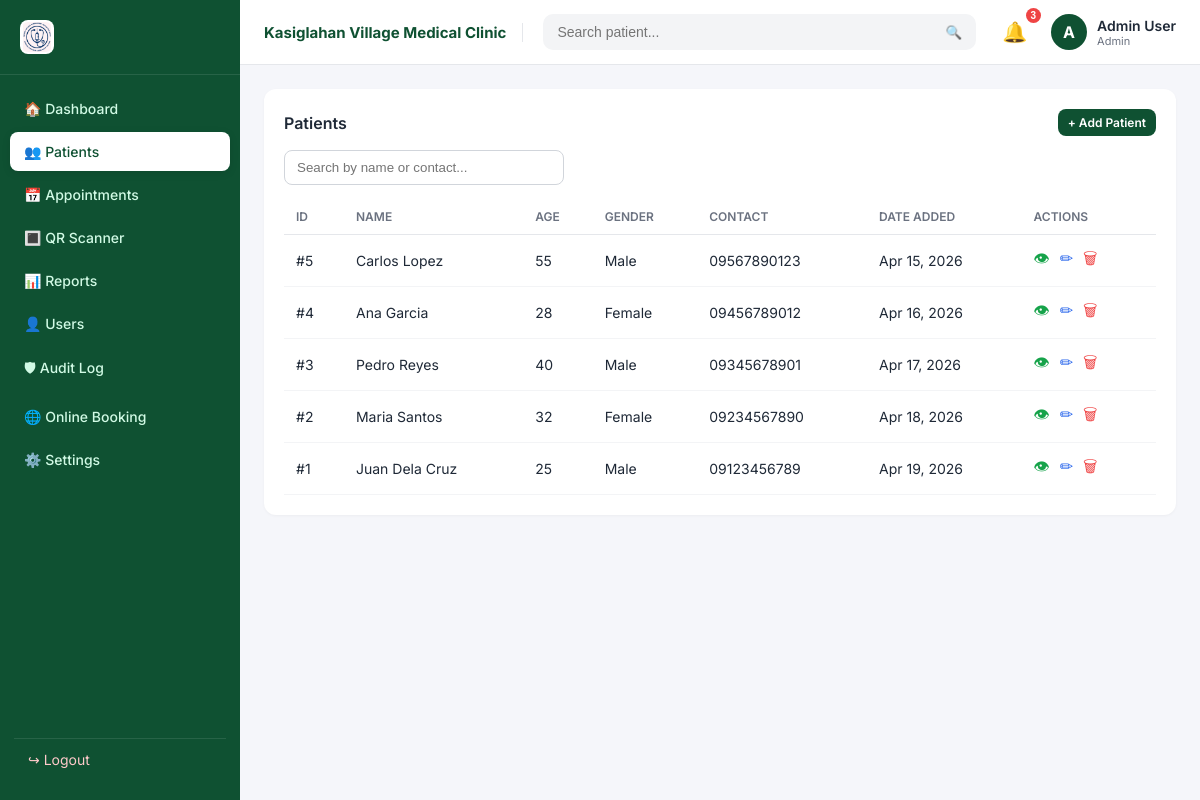
Page /patients/index.php (signed in) on the committed database.
### tables this page shows
CREATE TABLE patients (
  id INT AUTO_INCREMENT PRIMARY KEY,
  name VARCHAR(150) NOT NULL,
  age  INT NOT NULL,
  gender ENUM('Male','Female','Other') NOT NULL,
  contact VARCHAR(40) NOT NULL,
  address VARCHAR(255) DEFAULT NULL,
  email VARCHAR(160) DEFAULT NULL,
  consent_share TINYINT(1) NOT NULL DEFAULT 0,         
  consent_sms   TINYINT(1) NOT NULL DEFAULT 1,         
  consent_email TINYINT(1) NOT NULL DEFAULT 1,         
  consent_updated_at TIMESTAMP NULL DEFAULT NULL,
  date_added DATE NOT NULL DEFAULT (CURRENT_DATE),
  created_at TIMESTAMP DEFAULT CURRENT_TIMESTAMP
);

### includes/auth.php (called while the page is built, shortened)
<?php
function e($v) { return htmlspecialchars((string)$v, ENT_QUOTES, 'UTF-8'); }

### patients/index.php (the view, shortened to what this page needs)
<?php
require_once __DIR__ . '/../includes/header.php';
$q = trim($_GET['q'] ?? '');
if ($q !== '') {
    $stmt = $pdo->prepare("SELECT * FROM patients WHERE name LIKE ? OR contact LIKE ? ORDER BY id DESC");
    $stmt->execute(["%$q%", "%$q%"]);
} else {
    $stmt = $pdo->query("SELECT * FROM patients ORDER BY id DESC");
}
$rows = $stmt->fetchAll();
?>
<div class="panel">
  <div class="panel-head">
    <h2>Patients</h2>
    <a class="btn btn-primary btn-sm" href="<?= BASE_URL ?>/patients/add.php">+ Add Patient</a>
  </div>
  <form method="get" style="margin-bottom:14px">
    <input name="q" value="<?= e($q) ?>" placeholder="Search by name or contact..." style="padding:9px 12px;border:1px solid #d1d5db;border-radius:8px;width:280px">
  </form>
  <table>
    <thead><tr><th>ID</th><th>Name</th><th>Age</th><th>Gender</th><th>Contact</th><th>Date Added</th><th>Actions</th></tr></thead>
    <tbody>
    <?php foreach ($rows as $r): ?>
      <tr>
        <td>#<?= e($r['id']) ?></td>
        <td><?= e($r['name']) ?></td>
        <td><?= e($r['age']) ?></td>
        <td><?= e($r['gender']) ?></td>
        <td><?= e($r['contact']) ?></td>
        <td><?= e(date('M j, Y', strtotime($r['date_added']))) ?></td>
        <td class="actions">
          <a class="view" href="<?= BASE_URL ?>/patients/view.php?id=<?= $r['id'] ?>">👁</a>
          <a class="edit" href="<?= BASE_URL ?>/patients/edit.php?id=<?= $r['id'] ?>">✏</a>
          <a class="del del-confirm" href="<?= BASE_URL ?>/patients/delete.php?id=<?= $r['id'] ?>">🗑</a>
        </td>
      </tr>
    <?php endforeach; ?>
    </tbody>
  </table>
</div>
<?php require_once __DIR__ . '/../includes/footer.php'; ?>

### assets/css/style.css (style rules this page uses)
* { box-sizing:border-box;margin:0;padding:0 }
body { font-family:'Inter',system-ui,sans-serif;background:#f5f6fa;color:#1f2937;display:flex;min-height:100vh }
.panel { background:#fff;border-radius:12px;padding:20px;box-shadow:0 1px 3px rgba(0,0,0,.04);margin-bottom:20px }
.panel-head { display:flex;justify-content:space-between;align-items:center;margin-bottom:14px }
.panel-head h2 { font-size:16px;font-weight:600 }
.btn { display:inline-flex;align-items:center;gap:6px;border:none;border-radius:8px;padding:9px 14px;font-size:13px;font-weight:600;cursor:pointer;text-decoration:none;transition:.2s }
.btn-primary { background:#0f5132;color:#fff }
.btn-sm { padding:6px 10px;font-size:12px }
table { width:100%;border-collapse:collapse;font-size:14px }
thead th { text-align:left;padding:10px 12px;color:#6b7280;font-weight:600;font-size:12px;text-transform:uppercase;border-bottom:1px solid #e5e7eb }
tbody td { padding:12px;border-bottom:1px solid #f3f4f6 }
.actions a { margin-right:6px;text-decoration:none;font-size:16px }
.actions .view { color:#16a34a }
.actions .edit { color:#2563eb }
.actions .del { color:#ef4444 }

### rows in the picture
patients: id "5", name "Carlos Lopez", age "55", gender "Male", contact "09567890123", date_added "Apr 15, 2026"
patients: id "4", name "Ana Garcia", age "28", gender "Female", contact "09456789012", date_added "Apr 16, 2026"
patients: id "3", name "Pedro Reyes", age "40", gender "Male", contact "09345678901", date_added "Apr 17, 2026"
patients: id "2", name "Maria Santos", age "32", gender "Female", contact "09234567890", date_added "Apr 18, 2026"
patients: id "1", name "Juan Dela Cruz", age "25", gender "Male", contact "09123456789", date_added "Apr 19, 2026"

### other values in the picture
CLINIC_NAME "Kasiglahan Village Medical Clinic"
substr($u['full_name'],0,1) "A"
$u['full_name'] "Admin User"
$u['role'] "Admin"
